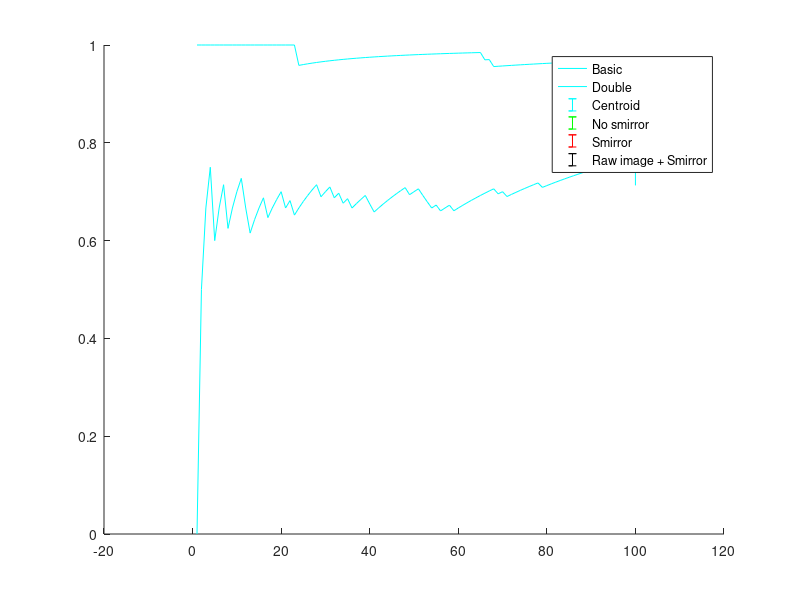

The MATLAB script that drew this image:
data_double = [];
data_policy = [
];
data_centroid = [

];


data_basic = [
0
1
1
1
0
1
1
0
1
1
1
0
0
1
1
1
0
1
1
1
0
1
0
1
1
1
1
1
0
1
1
0
1
0
1
0
1
1
1
0
0
1
1
1
1
1
1
1
0
1
1
0
0
0
1

0
1
1
0
1
1
1
1
1
1
1
1
1
0
1
0
1
1
1
1
1
1
1
0
1
1
1
1
1
1
1
1
1
1
1
1
1
1
1
1
1
0
1
1
0


]; 

data_raw_image = [
]; 

data_smirror = [1
1
1
1
1
1
1
1
1
1
1
1
1
1
1
1
1
1
1
1
1
1
1
0
1
1
1
1
1
1
1
1
1
1
1
1
1
1
1
1
1
1
1
1
1
1
1
1
1
1
1
1
1
1
1
1
1
1
1
1
1
1
1
1
1
0
1
0
1
1
1
1
1
1
1
1
1
1
1
1
1
1
1
0
1
1
1
1
0
0
1
1
1
1
1
1
1
0
1
1
1
1
1


];
data_policy_no_smirror = [];
% data_basic = data_basic(1:66);
success_basic = cumsum(data_basic);
success_centroid = cumsum(data_centroid);
success_double = cumsum(data_double);
success_policy = cumsum(data_policy);
success_smirror = cumsum(data_smirror);
success_policy_no_smirror = cumsum(data_policy_no_smirror);
success_raw_image = cumsum(data_raw_image);

figure;hold on;

plot(success_basic'./(1:length(data_basic)), 'c');
plot(success_double'./(1:length(data_double)), 'g');
plot(success_centroid'./(1:length(data_centroid)), 'r');
plot(success_policy_no_smirror'./(1:length(data_policy_no_smirror)), 'k');
plot(success_policy'./(1:length(data_policy)), 'b');
plot(success_smirror'./(1:length(data_smirror)), 'c');
plot(success_raw_image'./(1:length(data_raw_image)), 'm');

% 95% invertal of confidence
[phat,pci] = binofit(sum(data_basic),length(data_basic));
pci2(1) = phat - sqrt(phat*(1-phat)/length(data_basic))*normcdf(1-0.05/2);
pci2(2) = phat + sqrt(phat*(1-phat)/length(data_basic))*normcdf(1-0.95/2);
%errorbar(length(data_basic),phat,phat-pci(1),pci(2)-phat, 'c');
errorbar(length(data_basic),phat,phat-pci2(1),pci2(2)-phat, 'c');
[phat,pci] = binofit(sum(data_double),length(data_double));
pci2(1) = phat - sqrt(phat*(1-phat)/length(data_double))*normcdf(1-0.05/2);
pci2(2) = phat + sqrt(phat*(1-phat)/length(data_double))*normcdf(1-0.95/2);
%errorbar(length(data_double),phat,phat-pci(1),pci(2)-phat, 'g');
errorbar(length(data_double),phat,phat-pci2(1),pci2(2)-phat, 'g');
[phat,pci] = binofit(sum(data_centroid),length(data_centroid));
pci2(1) = phat - sqrt(phat*(1-phat)/length(data_centroid))*normcdf(1-0.05/2);
pci2(2) = phat + sqrt(phat*(1-phat)/length(data_centroid))*normcdf(1-0.95/2);
%errorbar(length(data_centroid),phat,phat-pci(1),pci(2)-phat, 'r');
errorbar(length(data_centroid),phat,phat-pci2(1),pci2(2)-phat, 'r');
[phat,pci] = binofit(sum(data_policy_no_smirror),length(data_policy_no_smirror));
pci2(1) = phat - sqrt(phat*(1-phat)/length(data_policy_no_smirror))*normcdf(1-0.05/2);
pci2(2) = phat + sqrt(phat*(1-phat)/length(data_policy_no_smirror))*normcdf(1-0.95/2);
%errorbar(length(data_policy_no_smirror),phat,phat-pci(1),pci(2)-phat)
errorbar(length(data_policy_no_smirror),phat,phat-pci2(1),pci2(2)-phat, 'k')
[phat,pci] = binofit(sum(data_policy),length(data_policy));
pci2(1) = phat - sqrt(phat*(1-phat)/length(data_policy))*normcdf(1-0.05/2);
pci2(2) = phat + sqrt(phat*(1-phat)/length(data_policy))*normcdf(1-0.95/2);
%errorbar(length(data_policy),phat,phat-pci(1),pci(2)-phat, 'b')
errorbar(length(data_policy),phat,phat-pci2(1),pci2(2)-phat, 'b')
[phat,pci] = binofit(sum(data_raw_image),length(data_raw_image));
pci2(1) = phat - sqrt(phat*(1-phat)/length(data_raw_image))*normcdf(1-0.05/2);
pci2(2) = phat + sqrt(phat*(1-phat)/length(data_raw_image))*normcdf(1-0.95/2);
% errorbar(length(data_raw_image),phat,phat-pci(1),pci(2)-phat, 'm')
errorbar(length(data_raw_image),phat,phat-pci2(1),pci2(2)-phat, 'm')
[phat,pci] = binofit(sum(data_smirror),length(data_smirror));
pci2(1) = phat - sqrt(phat*(1-phat)/length(data_smirror))*normcdf(1-0.05/2);
pci2(2) = phat + sqrt(phat*(1-phat)/length(data_smirror))*normcdf(1-0.95/2);
% errorbar(length(data_smirror),phat,phat-pci(1),pci(2)-phat, 'c')
errorbar(length(data_smirror),phat,phat-pci2(1),pci2(2)-phat, 'c')

legend('Basic', 'Double','Centroid','No smirror', 'Smirror','Raw image + Smirror')
